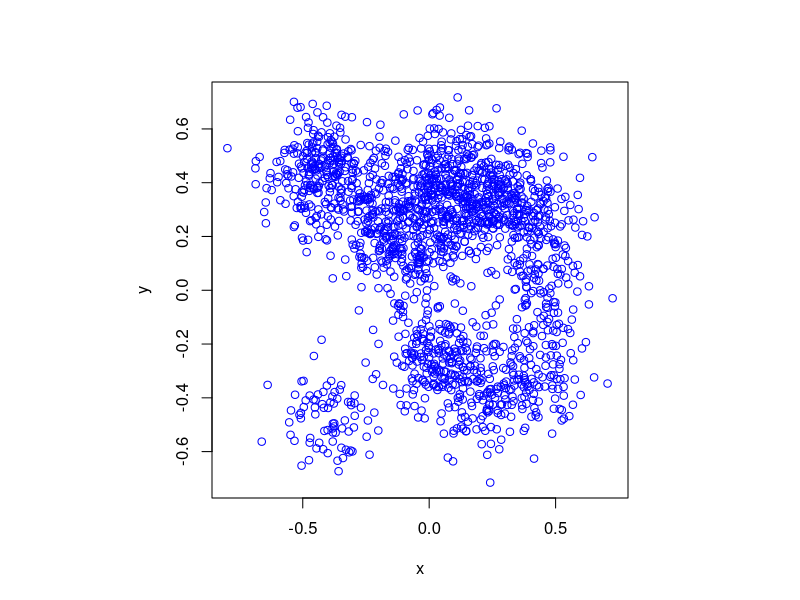

Here is the R script that generated this plot: (Note: this script raises an error after producing the figure.)
#Simulate a Thomas cluster point process on a rectangle
#Author: H. Paul Keeler, 2018.

#Simulation window parameters
xMin=-.5;xMax=.5;
yMin=-.5;yMax=.5;
xDelta=xMax-xMin;yDelta=yMax-yMin; #rectangle dimensions
areaTotal=xDelta*yDelta; #area of rectangle

#Parameters for the parent and daughter point processes
lambdaParent=10;#density of parent Poisson point process
lambdaDaughter=100;#mean number of points in each cluster
sigma=0.1; #sigma for normal variables (ie random locations) of daughters

#Simulate Poisson point process for the parents
numbPointsParent=rpois(1,areaTotal*lambdaParent);#Poisson number of points
#x and y coordinates of Poisson points for the parent
xxParent=xMin+xDelta*runif(numbPointsParent);
yyParent=yMin+yDelta*runif(numbPointsParent);

#Simulate Poisson point process for the daughters (ie final poiint process)
numbPointsDaughter=rpois(numbPointsParent,lambdaDaughter); 
numbPoints=sum(numbPointsDaughter); #total number of points

#Generate the (relative) locations in Cartesian coordinates by 
#simulating independent normal variables
xx0=rnorm(numbPoints,0,sigma);
yy0=rnorm(numbPoints,0,sigma);

#replicate parent points (ie centres of disks/clusters)
xx=rep(xxParent,numbPointsDaughter);
yy=rep(yyParent,numbPointsDaughter);

#translate points (ie parents points are the centres of cluster disks)
xx=xx+xx0;
yy=yy+yy0;

#Plotting
par(pty="s")
plot(xx,yy,'p',xlab='x',ylab='y',col='blue');

library(spatstat);
#Simulate and plot (in one line) Matern cluster point process 
plot(rMatClust(lambdaParent,radiusCluster,lambdaDaughter,c(xMin,xMax,yMin,yMax)));
